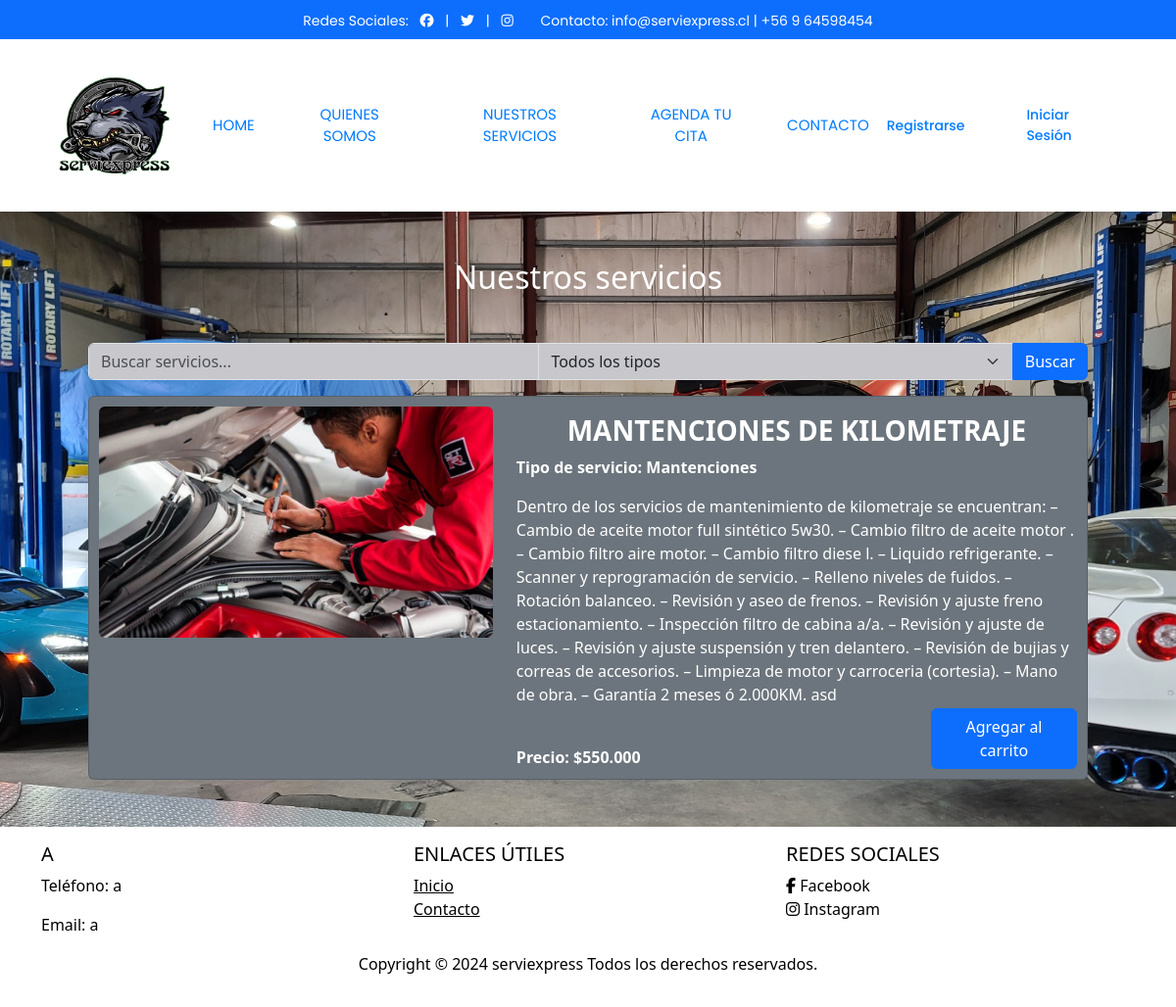
Page /cotizaciones/ on the committed database.
### serviexpress/models.py (models this page shows, shortened)
class Servicio(models.Model):
    id = models.AutoField(primary_key=True, verbose_name='ID')
    tipo_servicio = models.ForeignKey(TipoServicio, on_delete=models.CASCADE, verbose_name='Tipo de Servicio')
    nombre = models.CharField(max_length=50, verbose_name='Nombre')
    descripcion = models.TextField(verbose_name='Descripcion')
    imagen = models.ImageField(upload_to="servicios", verbose_name='Imagen')
    precio = models.DecimalField(max_digits=10, decimal_places=0, verbose_name='Precio')
    estado = models.BooleanField(default=True, verbose_name='Estado')
    class Meta:
        db_table = 'Servicio'
        verbose_name = "Servicio"
        verbose_name_plural = "Servicios"
        ordering = ['id']

class TipoServicio(models.Model):
    id = models.AutoField(primary_key=True, verbose_name='ID')
    nombre = models.CharField(max_length=50, verbose_name='Nombre')
    class Meta:
        db_table = 'Tipo_Servicio'
        verbose_name = "Tipo de servicio"
        verbose_name_plural = "Tipos de servicios"
        ordering = ['id']

### serviexpress/views.py (the view)
# urls.py: path('cotizaciones/', views.cotizacionCl, name='cotizacionCl'),
def cotizacionCl(request):
    query = request.GET.get('q', '')
    tipo_servicio_id = request.GET.get('tipo_servicio', '')
    servicios = Servicio.objects.filter(estado=1)
    if query:
        servicios = servicios.filter(
            Q(nombre__icontains=query) |
            Q(descripcion__icontains=query) |
            Q(tipo_servicio__nombre__icontains=query)
        )
    if tipo_servicio_id:
        servicios = servicios.filter(tipo_servicio_id=tipo_servicio_id)
    no_results = not servicios.exists()
    tipos_servicio = TipoServicio.objects.all()
    return render(request, 'cotizacionCl.html', {
        'servicios': servicios,
        'query': query,
        'no_results': no_results,
        'tipos_servicio': tipos_servicio,
        'selected_tipo_servicio': tipo_servicio_id
    })

### serviexpress/context_processor.py (called while the page is built)
def total_carrito(request):
    total = 0
    if request.user.is_authenticated:
        if "carrito" in request.session.keys():
            for key, value in request.session["carrito"].items():
                total += int(value["acumulado"])
    return {"total_carrito": total}

### serviexpress/templates/cotizacionCl.html (shortened to what this page needs)
{% extends 'base.html' %}
{% load static %}
{% load humanize %}
{% block content %}
    <div class="container">
        <div class="m-5">
            <h2 class="m-5 text-center text-white">Nuestros servicios</h2>
            <form method="GET" action="{% url 'cotizacionCl' %}">
                <div class="input-group mb-3">
                    <input type="text" class="form-control" placeholder="Buscar servicios..." name="q" value="{{ request.GET.q }}" style="background-color: #c7c7cc;">
                    <select class="form-select" name="tipo_servicio" style="background-color: #c7c7cc;">
                        <option value="">Todos los tipos</option>
                    </select>
                    <button class="btn btn-primary" type="submit">Buscar</button>
                </div>
            </form>
            {% if no_results %}
                <div class="alert alert-warning text-center" role="alert">
                    No se encontraron servicios para la búsqueda: "{{ query }}"
                </div>
            {% else %}
                {% for servicio in servicios %}
                <div class="card mb-3 text-bg-secondary" >
                    <div class="row">
                        <div class="col-md-5">
                            <img src="{{ servicio.imagen.url }}" width="600" height="600" class="img-fluid rounded" alt="...">
                        </div>
                        <div class="col-md-7 position-relative">
                            <div class="row">
                                <h3 class="card-title text-center mt-2 fw-bold">{{ servicio.nombre }}</h3><br>
                                <p class="card-text fw-semibold">Tipo de servicio: {{ servicio.tipo_servicio.nombre }}</p>
                                <div class="card-text">
                                    <p class="card-text fw-light">{{ servicio.descripcion }}</p><br>
                                    <p class="card-text fw-semibold">Precio: ${{ servicio.precio|intcomma }}</p>
                                </div>
                                <div class="d-flex justify-content-end">
                                    {% if user.is_authenticated %}
                                        <a href="{% url 'serviciosAdd' servicio.id %}" class="btn btn-primary d-grid col-3 position-absolute bottom-0" type="button" onclick="alert('Servicio agregado al carro');">Agregar al carrito</a>
                                    {% else %}
                                        <a href="{% url 'serviciosAdd' servicio.id %}" class="btn btn-primary d-grid col-3 position-absolute bottom-0" type="button">Agregar al carrito</a>
                                    {% endif %}
                                </div>
                            </div>
                        </div>
                    </div>
                </div>
                {% endfor %}
            {% endif %}
        </div>
    </div>
{% endblock %}

### serviexpress/static/centrolaguna/css/style.css (style rules this page uses)
body { background-image: url('../../../static/centrolaguna/img/fondotaller.jpg'); background-size: cover; background-position: center; background-attachment: fixed; background-repeat: no-repeat; background-color: #007bff; display: flex; flex-direction: column; min-height: 100vh; }
.card { display: flex; border: 1px solid #ccc; border-radius: 8px; padding: 10px; margin-bottom: 10px; }
.fondo { background-color: #ffffff; }

### rows in the picture
Servicio: imagen (picture), nombre "MANTENCIONES DE KILOMETRAJE", tipo_servicio.nombre "Mantenciones", descripcion "Dentro de los servicios de mantenimiento de kilometraje se encuentran: – Cambio de aceite motor full sintético 5w30. – Cambio filtro de aceite motor . – Cambio filtro aire motor. – Cambio filtro diese l. – Liquido refrigerante. – Scanner y reprogramación de servicio. – Relleno niveles de fuidos. – Rotación balanceo. – Revisión y aseo de frenos. – Revisión y ajuste freno estacionamiento. – Inspección filtro de cabina a/a. – Revisión y ajuste de luces. – Revisión y ajuste suspensión y tren delantero. – Revisión de bujias y correas de accesorios. – Limpieza de motor y carroceria (cortesia). – Mano de obra. – Garantía 2 meses ó 2.000KM. asd", precio "550.000"
